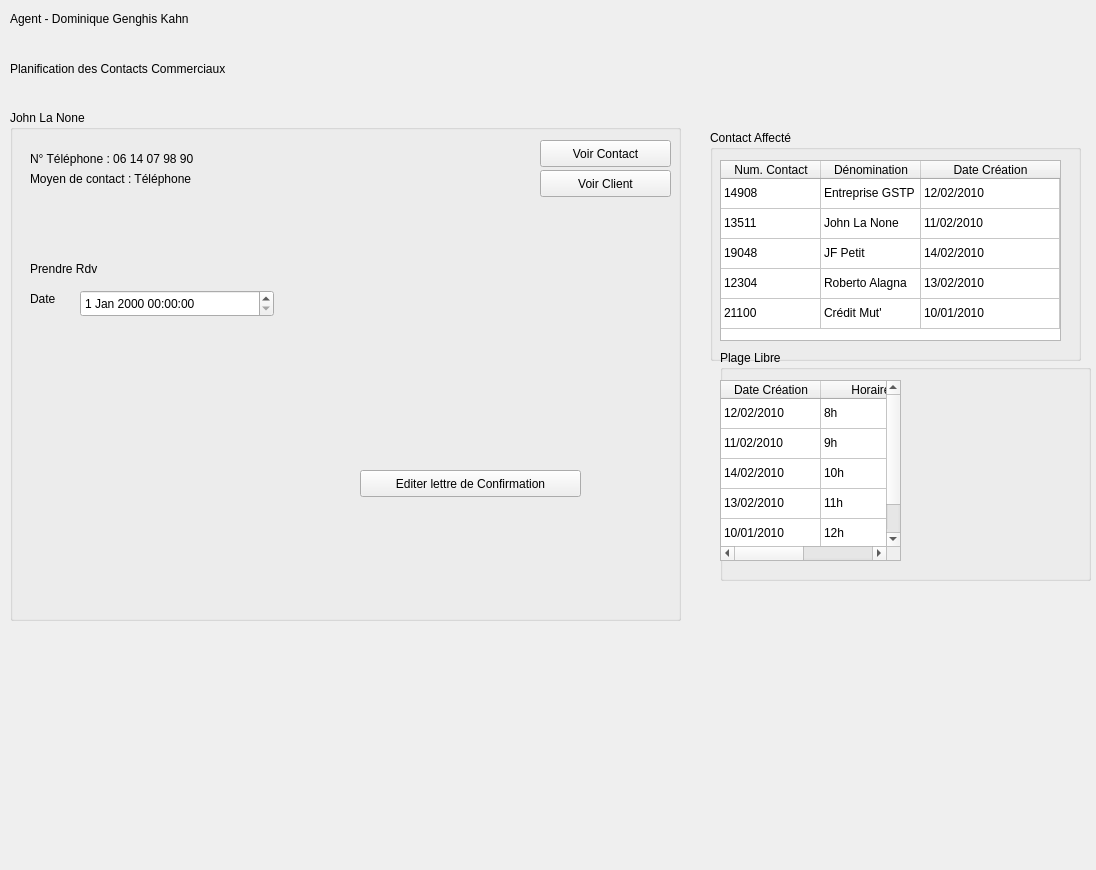
<?xml version="1.0" encoding="UTF-8"?>
<ui version="4.0">
 <class>Form</class>
 <widget class="QWidget" name="Form">
  <property name="geometry">
   <rect>
    <x>0</x>
    <y>0</y>
    <width>1096</width>
    <height>870</height>
   </rect>
  </property>
  <property name="windowTitle">
   <string>Form</string>
  </property>
  <widget class="QLabel" name="label_2">
   <property name="geometry">
    <rect>
     <x>10</x>
     <y>10</y>
     <width>221</width>
     <height>17</height>
    </rect>
   </property>
   <property name="text">
    <string>Agent - Dominique Genghis Kahn</string>
   </property>
  </widget>
  <widget class="QLabel" name="label_3">
   <property name="geometry">
    <rect>
     <x>10</x>
     <y>60</y>
     <width>281</width>
     <height>17</height>
    </rect>
   </property>
   <property name="text">
    <string>Planification des Contacts Commerciaux</string>
   </property>
  </widget>
  <widget class="QGroupBox" name="groupBox">
   <property name="geometry">
    <rect>
     <x>710</x>
     <y>130</y>
     <width>371</width>
     <height>231</height>
    </rect>
   </property>
   <property name="title">
    <string>Contact Affecté</string>
   </property>
   <widget class="QTableWidget" name="tableWidget">
    <property name="geometry">
     <rect>
      <x>10</x>
      <y>30</y>
      <width>341</width>
      <height>181</height>
     </rect>
    </property>
    <attribute name="horizontalHeaderStretchLastSection">
     <bool>true</bool>
    </attribute>
    <attribute name="verticalHeaderVisible">
     <bool>false</bool>
    </attribute>
    <row>
     <property name="text">
      <string>Nouvelle ligne</string>
     </property>
    </row>
    <row>
     <property name="text">
      <string>Nouvelle ligne</string>
     </property>
    </row>
    <row>
     <property name="text">
      <string>Nouvelle ligne</string>
     </property>
    </row>
    <row>
     <property name="text">
      <string>Nouvelle ligne</string>
     </property>
    </row>
    <row>
     <property name="text">
      <string>Nouvelle ligne</string>
     </property>
    </row>
    <column>
     <property name="text">
      <string>Num. Contact</string>
     </property>
    </column>
    <column>
     <property name="text">
      <string>Dénomination</string>
     </property>
    </column>
    <column>
     <property name="text">
      <string>Date Création</string>
     </property>
    </column>
    <item row="0" column="0">
     <property name="text">
      <string>14908</string>
     </property>
    </item>
    <item row="0" column="1">
     <property name="text">
      <string>Entreprise GSTP</string>
     </property>
    </item>
    <item row="0" column="2">
     <property name="text">
      <string>12/02/2010</string>
     </property>
    </item>
    <item row="1" column="0">
     <property name="text">
      <string>13511</string>
     </property>
    </item>
    <item row="1" column="1">
     <property name="text">
      <string>John La None</string>
     </property>
    </item>
    <item row="1" column="2">
     <property name="text">
      <string>11/02/2010</string>
     </property>
    </item>
    <item row="2" column="0">
     <property name="text">
      <string>19048</string>
     </property>
    </item>
    <item row="2" column="1">
     <property name="text">
      <string>JF Petit</string>
     </property>
    </item>
    <item row="2" column="2">
     <property name="text">
      <string>14/02/2010</string>
     </property>
    </item>
    <item row="3" column="0">
     <property name="text">
      <string>12304</string>
     </property>
    </item>
    <item row="3" column="1">
     <property name="text">
      <string>Roberto Alagna</string>
     </property>
    </item>
    <item row="3" column="2">
     <property name="text">
      <string>13/02/2010</string>
     </property>
    </item>
    <item row="4" column="0">
     <property name="text">
      <string>21100</string>
     </property>
    </item>
    <item row="4" column="1">
     <property name="text">
      <string>Crédit Mut'</string>
     </property>
    </item>
    <item row="4" column="2">
     <property name="text">
      <string>10/01/2010</string>
     </property>
    </item>
   </widget>
  </widget>
  <widget class="QGroupBox" name="groupBox_2">
   <property name="geometry">
    <rect>
     <x>10</x>
     <y>110</y>
     <width>671</width>
     <height>511</height>
    </rect>
   </property>
   <property name="title">
    <string>John La None</string>
   </property>
   <widget class="QPushButton" name="pushButton">
    <property name="geometry">
     <rect>
      <x>530</x>
      <y>30</y>
      <width>131</width>
      <height>27</height>
     </rect>
    </property>
    <property name="text">
     <string>Voir Contact</string>
    </property>
   </widget>
   <widget class="QPushButton" name="pushButton_2">
    <property name="geometry">
     <rect>
      <x>530</x>
      <y>60</y>
      <width>131</width>
      <height>27</height>
     </rect>
    </property>
    <property name="text">
     <string>Voir Client</string>
    </property>
   </widget>
   <widget class="QLabel" name="label">
    <property name="geometry">
     <rect>
      <x>20</x>
      <y>40</y>
      <width>231</width>
      <height>17</height>
     </rect>
    </property>
    <property name="text">
     <string>N° Téléphone : 06 14 07 98 90</string>
    </property>
   </widget>
   <widget class="QLabel" name="label_4">
    <property name="geometry">
     <rect>
      <x>20</x>
      <y>60</y>
      <width>231</width>
      <height>17</height>
     </rect>
    </property>
    <property name="text">
     <string>Moyen de contact : Téléphone</string>
    </property>
   </widget>
   <widget class="QLabel" name="label_5">
    <property name="geometry">
     <rect>
      <x>20</x>
      <y>150</y>
      <width>91</width>
      <height>17</height>
     </rect>
    </property>
    <property name="text">
     <string>Prendre Rdv</string>
    </property>
   </widget>
   <widget class="QPushButton" name="pushButton_3">
    <property name="geometry">
     <rect>
      <x>350</x>
      <y>360</y>
      <width>221</width>
      <height>27</height>
     </rect>
    </property>
    <property name="text">
     <string>Editer lettre de Confirmation</string>
    </property>
   </widget>
   <widget class="QLabel" name="label_6">
    <property name="geometry">
     <rect>
      <x>20</x>
      <y>180</y>
      <width>67</width>
      <height>17</height>
     </rect>
    </property>
    <property name="text">
     <string>Date</string>
    </property>
   </widget>
   <widget class="QDateTimeEdit" name="dateTimeEdit">
    <property name="geometry">
     <rect>
      <x>70</x>
      <y>180</y>
      <width>194</width>
      <height>27</height>
     </rect>
    </property>
   </widget>
  </widget>
  <widget class="QGroupBox" name="groupBox_3">
   <property name="geometry">
    <rect>
     <x>720</x>
     <y>350</y>
     <width>371</width>
     <height>231</height>
    </rect>
   </property>
   <property name="title">
    <string>Plage Libre</string>
   </property>
   <widget class="QTableWidget" name="tableWidget_2">
    <property name="geometry">
     <rect>
      <x>0</x>
      <y>30</y>
      <width>181</width>
      <height>181</height>
     </rect>
    </property>
    <attribute name="horizontalHeaderStretchLastSection">
     <bool>true</bool>
    </attribute>
    <attribute name="verticalHeaderVisible">
     <bool>false</bool>
    </attribute>
    <row>
     <property name="text">
      <string>Nouvelle ligne</string>
     </property>
    </row>
    <row>
     <property name="text">
      <string>Nouvelle ligne</string>
     </property>
    </row>
    <row>
     <property name="text">
      <string>Nouvelle ligne</string>
     </property>
    </row>
    <row>
     <property name="text">
      <string>Nouvelle ligne</string>
     </property>
    </row>
    <row>
     <property name="text">
      <string>Nouvelle ligne</string>
     </property>
    </row>
    <column>
     <property name="text">
      <string>Date Création</string>
     </property>
    </column>
    <column>
     <property name="text">
      <string>Horaire</string>
     </property>
    </column>
    <item row="0" column="0">
     <property name="text">
      <string>12/02/2010</string>
     </property>
    </item>
    <item row="0" column="1">
     <property name="text">
      <string>8h</string>
     </property>
    </item>
    <item row="1" column="0">
     <property name="text">
      <string>11/02/2010</string>
     </property>
    </item>
    <item row="1" column="1">
     <property name="text">
      <string>9h</string>
     </property>
    </item>
    <item row="2" column="0">
     <property name="text">
      <string>14/02/2010</string>
     </property>
    </item>
    <item row="2" column="1">
     <property name="text">
      <string>10h</string>
     </property>
    </item>
    <item row="3" column="0">
     <property name="text">
      <string>13/02/2010</string>
     </property>
    </item>
    <item row="3" column="1">
     <property name="text">
      <string>11h</string>
     </property>
    </item>
    <item row="4" column="0">
     <property name="text">
      <string>10/01/2010</string>
     </property>
    </item>
    <item row="4" column="1">
     <property name="text">
      <string>12h</string>
     </property>
    </item>
   </widget>
  </widget>
 </widget>
 <resources/>
 <connections/>
</ui>
